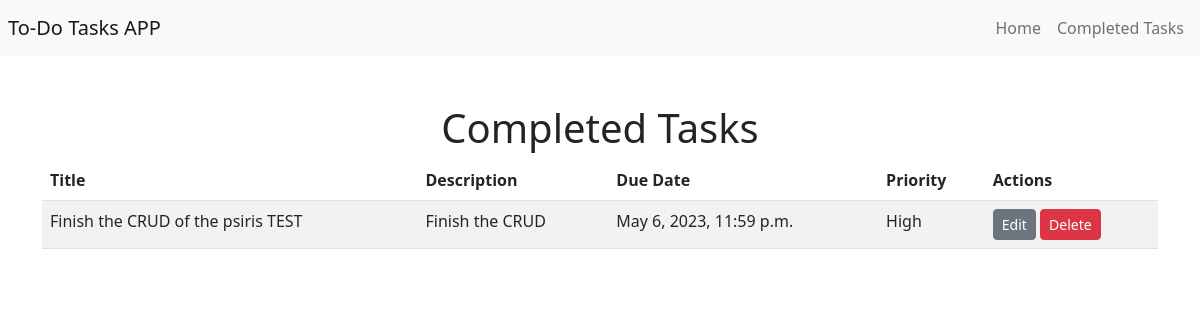
The app's page /completed/ with its own data.
### todo/models.py (models this page shows, shortened)
class Task(models.Model):
    HIGH = 'H'
    MEDIUM = 'M'
    LOW = 'L'
    PRIORITY_CHOICES = [
        (HIGH, 'High'),
        (MEDIUM, 'Medium'),
        (LOW, 'Low'),
    ]
    title = models.CharField(max_length=200)
    description = models.TextField()
    due_date = models.DateTimeField(default=timezone.now)
    priority = models.CharField(max_length=1, choices=PRIORITY_CHOICES, default=MEDIUM)
    completed = models.BooleanField(default=False)

### todo/views.py (the view)
# urls.py: path('completed/', views.completed_tasks, name='completed_tasks'),
def completed_tasks(request):
    if request.method == 'POST':
        task_id = request.POST.get('task_id')
        task = Task.objects.get(id=task_id)
        task.completed = True
        task.save()
        completed_tasks = Task.objects.filter(completed=True).order_by('due_date', 'priority')
        return render(request, 'todo/completed_tasks.html', {'completed_tasks': completed_tasks})
    elif request.method =='GET':
        completed_tasks = Task.objects.filter(completed=True).order_by('due_date', 'priority')
        return render(request, 'todo/completed_tasks.html', {'completed_tasks': completed_tasks})

### todo/templates/todo/completed_tasks.html
{% extends "todo/base.html" %}
{% block content %}
  <h1>Completed Tasks</h1>
  <table class="table table-striped">
    <thead>
      <tr>
        <th>Title</th>
        <th>Description</th>
        <th>Due Date</th>
        <th>Priority</th>
        <th>Actions</th>
      </tr>
    </thead>
    <tbody>
      {% for task in completed_tasks %}
        <tr>
          <td>{{ task.title }}</td>
          <td>{{ task.description }}</td>
          <td>{{ task.due_date }}</td>
          <td>{{ task.get_priority_display }}</td>
          <td>
            <a href="{% url 'todo:task_edit' task.id %}" class="btn btn-secondary btn-sm">Edit</a>
            <a href="{% url 'todo:task_delete' task.id %}" class="btn btn-danger btn-sm">Delete</a>
          </td>
        </tr>
      {% empty %}
        <tr>
          <td colspan="5">No completed tasks yet.</td>
        </tr>
      {% endfor %}
    </tbody>
  </table>
{% endblock %}

### todo/static/todo/styles.css (style rules this page uses)
h1 { text-align: center; }

### records on screen
Task: title "Finish the CRUD of the psiris TEST", description "Finish the CRUD", due_date "May 6, 2023, 11:59 p.m.", priority "High"
